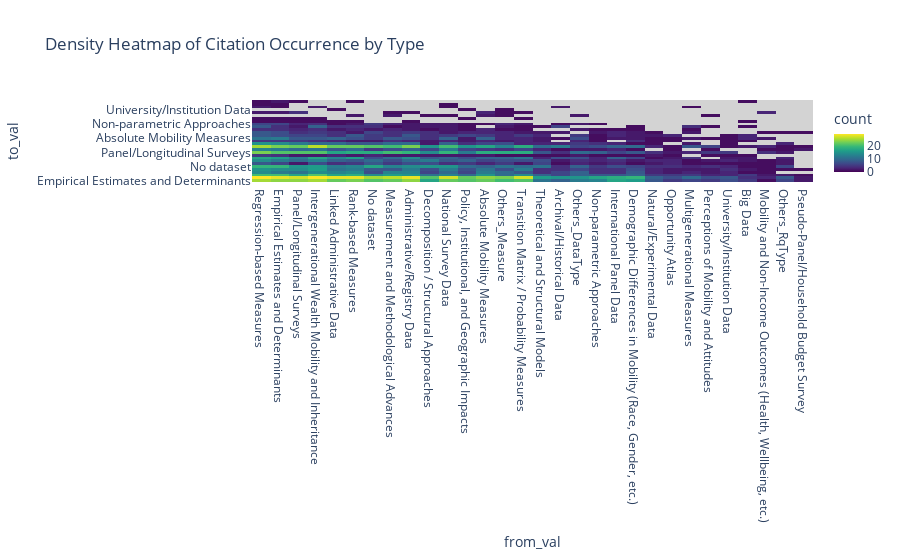

This figure's notebook cell:
### Code cell
custom_colorscale = [
    [0.0, 'lightgray'],   # z == 0
    [1e-8, '#440154'],    # start Viridis just above 0
    [0.111, '#482878'],
    [0.222, '#3e4989'],
    [0.333, '#31688e'],
    [0.444, '#26828e'],
    [0.555, '#1f9e89'],
    [0.666, '#35b779'],
    [0.777, '#6ece58'],
    [0.888, '#b5de2b'],
    [1.0, '#fde725']
]


fig = px.density_heatmap(
    df_cit,
    x='from_val',
    y='to_val',
    # histnorm='probability',
    color_continuous_scale=custom_colorscale,
    labels={'from_type': 'From', 'to_type': 'To'},
    title='Density Heatmap of Citation Occurrence by Type'
)
fig.show()

### Figure 1 — Plotly figure (JSON) as saved in the notebook; plotly's stock layout.template omitted (floating-point values rounded to 4 significant figures; data arrays with more than 128 entries replaced by an {"elided": "..."} marker saying what was removed)
{"data": [{"coloraxis": "coloraxis", "hovertemplate": "from_val=%{x}<br>to_val=%{y}<br>count=%{z}<extra></extra>", "name": "", "type": "histogram2d", "x": {"elided": "4196 str values"}, "xaxis": "x", "xbingroup": "x", "y": {"elided": "4196 str values"}, "yaxis": "y", "ybingroup": "y"}], "layout": {"coloraxis": {"colorbar": {"title": {"text": "count"}}, "colorscale": [[0, "lightgray"], [1e-08, "#440154"], [0.111, "#482878"], [0.222, "#3e4989"], [0.333, "#31688e"], [0.444, "#26828e"], [0.555, "#1f9e89"], [0.666, "#35b779"], [0.777, "#6ece58"], [0.888, "#b5de2b"], [1, "#fde725"]]}, "legend": {"tracegroupgap": 0}, "title": {"text": "Density Heatmap of Citation Occurrence by Type"}, "xaxis": {"anchor": "y", "domain": [0, 1], "title": {"text": "from_val"}}, "yaxis": {"anchor": "x", "domain": [0, 1], "title": {"text": "to_val"}}}}
